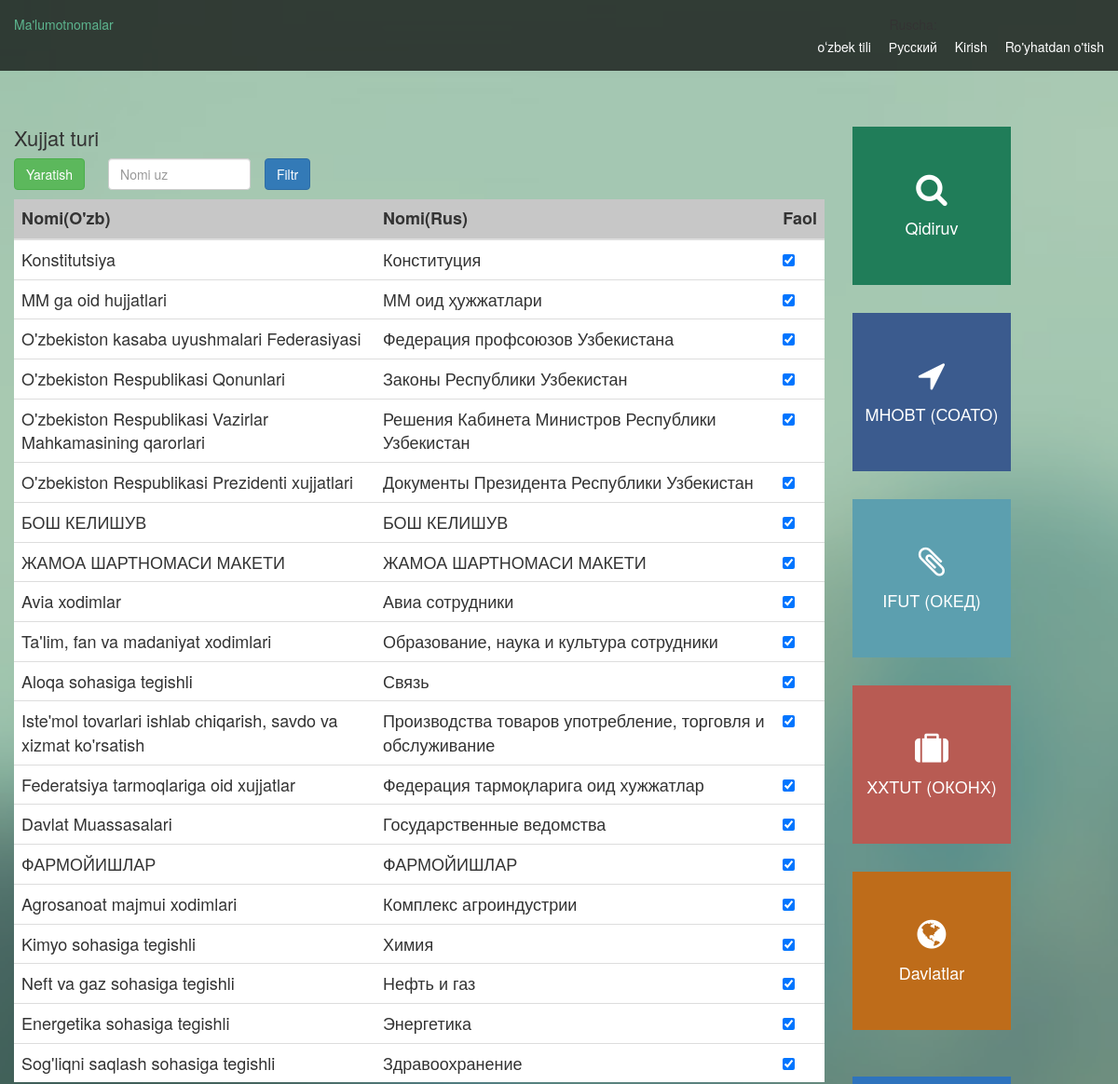
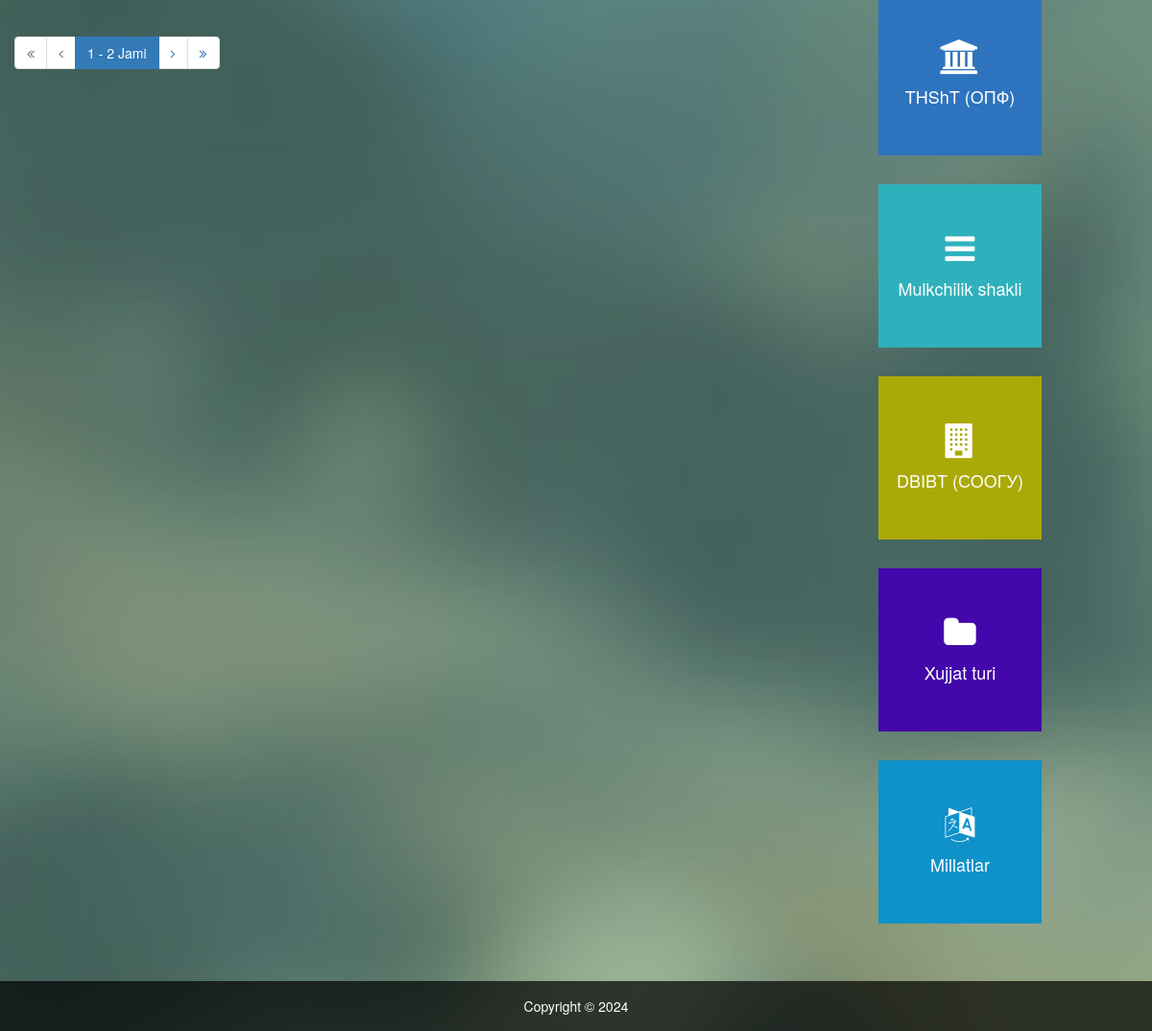
/uz/doctype/, run on the app's committed database (2 pictures, top to bottom).
### references_app/models.py (models this page shows, shortened)
class DOCTYPE(models.Model):
    version = models.IntegerField()
    keys = models.CharField(max_length=255)
    s_comment = models.TextField(null=True, blank=True)
    s_create = models.DateTimeField(null=True, blank=True)
    s_status = models.CharField(max_length=10)
    name_ru = models.CharField(max_length=255)
    name_uz = models.CharField(max_length=255)
    name_uzl = models.CharField(max_length=255)
    name_short_ru = models.CharField(max_length=255, null=True, blank=True)
    name_short_uz = models.CharField(max_length=255, null=True, blank=True)
    name_short_uzl = models.CharField(max_length=255, null=True, blank=True)
    parent_id = models.IntegerField(null=True, blank=True)
    s_user_id = models.IntegerField()

### references_app/views.py (the view)
# urls.py: path("doctype/", views.doctype, name="doctype"),
def doctype(request):
    records_list = DOCTYPE.objects.all()
    name_uzl_filter = request.GET.get('name_uzl')
    if name_uzl_filter:
        records_list = records_list.filter(name_uzl__icontains=name_uzl_filter)
    paginator = Paginator(records_list, 20)
    page_number = request.GET.get('page')
    page_obj = paginator.get_page(page_number)
    return render(request, 'doctype.html', {'page_obj': page_obj})

### templates/doctype.html (shortened to what this page needs)
{% extends "base.html" %} {% block main %}{% load i18n %}
<div>
  <h1 class="text">{% trans "doctype" %}</h1>
  <table class="table bg-white table-hover">
    <div style="display: flex; gap: 10px">
      <button type="button" class="btn btn-success">
        {% trans "create" %}
      </button>
      <div>
        <form class="row g-3" method="get">
          <div class="col-md-8">
            <input
              class="form-control"
              placeholder="Nomi uz"
              type="text"
              name="name_uzl"
              value="{{ request.GET.name_uzl }}"
            />
          </div>
          <button class="btn btn-primary" type="submit">
            {% trans "filtr" %}
          </button>
        </form>
      </div>
    </div>
    <thead class="bg-light">
      <tr>
        <th scope="col">{% trans "namination_uz" %}</th>
        <th scope="col">{% trans "namination_ru" %}</th>
        <th scope="col">{% trans "active" %}</th>
      </tr>
    </thead>
    <tbody class="table-group-divider">
      {% for record in page_obj %}
      <tr>
        <td>{{ record.name_uzl }}</td>
        <td>{{ record.name_ru }}</td>
        <td>
          <div class="form-check">
            <input
              class="form-check-input"
              type="checkbox"
              value=""
              id="flexCheckChecked"
              checked
            />
          </div>
        </td>
      </tr>
      {% endfor %}
    </tbody>
  </table>
  <nav aria-label="Page navigation example">
    <ul class="pagination justify-content-center">
      {% if page_obj.has_previous %}
      <li class="page-item">
        <a class="page-link" href="?page=1"
          ><i class="fa fa-angle-double-left" aria-hidden="true"></i
        ></a>
      </li>
      <li class="page-item">
        <a class="page-link" href="?page={{ page_obj.previous_page_number }}"
          ><i class="fa fa-angle-left" aria-hidden="true"></i
        ></a>
      </li>
      {% else %}
      <li class="page-item disabled">
        <a class="page-link" href="#"
          ><i class="fa fa-angle-double-left" aria-hidden="true"></i
        ></a>
      </li>
      <li class="page-item disabled">
        <a class="page-link" href="#"
          ><i class="fa fa-angle-left" aria-hidden="true"></i
        ></a>
      </li>
      {% endif %}
      <li class="page-item active">
        <span class="page-link">
          {{ page_obj.number }} - {{ page_obj.paginator.num_pages }} Jami
        </span>
      </li>
      {% if page_obj.has_next %}
      <li class="page-item">
        <a class="page-link" href="?page={{ page_obj.next_page_number }}"
          ><i class="fa fa-angle-right" aria-hidden="true"></i
        ></a>
      </li>
      <li class="page-item">
        <a class="page-link" href="?page={{ page_obj.paginator.num_pages }}"
          ><i class="fa fa-angle-double-right" aria-hidden="true"></i
        ></a>
      </li>
      {% endif %}
    </ul>
  </nav>
</div>
{% endblock main %}

### static/css/templatemo-style.css (style rules this page uses)
html, body, div, span, applet, object, iframe, h1, h2, h3, h4, h5, h6, p, blockquote, pre, a, abbr, acronym, address, big, cite, code, del, dfn, em, img, ins, kbd, q, s, samp, small, strike, strong, sub, sup, tt, var, b, u, i, center, dl, dt, dd, ol, ul, li, fieldset, form, label, legend, table, caption, tbody, tfoot, thead, tr, th, td, article, aside, canvas, details, embed, figure, figcaption, footer, header, hgroup, menu, nav, output, ruby, section, summary, time, mark, audio, video { margin: 0; padding: 0; border: 0; font-size: 100%; vertical-align: baseline; }
body { line-height: 1; }
ol, ul { list-style: none; }
table { border-collapse: collapse; border-spacing: 0; font-size: 18px; }
article, aside, details, figcaption, figure, footer, header, hgroup, nav, section { display: block; }
button, input, select, textarea { font-size: 100%; margin: 0; vertical-align: baseline; *vertical-align: middle; }
button, input { line-height: normal; *overflow: visible; }
button, input[type="button"], input[type="reset"], input[type="submit"] { cursor: pointer; -webkit-appearance: button; }
body { font-size: 14px; line-height: 24px; }
a { color: #5cb48e; -webkit-transition: all 150ms ease-in-out; -moz-transition: all 150ms ease-in-out; -ms-transition: all 150ms ease-in-out; -o-transition: all 150ms ease-in-out; transition: all 150ms ease-in-out; text-decoration: none !important; }
h1, h2, h3, h4, h5 { color: #333333; }
.text { font-size: 22px; margin-bottom: 10px; }
.btn-success { margin-bottom: 10px; }
.bg-light { background-color: #abababa8; }
.bg-white { background-color: #fff; }

### data on the page
DOCTYPE: name_uzl "Konstitutsiya", name_ru "Конституция"
DOCTYPE: name_uzl "MM ga oid hujjatlari", name_ru "ММ оид ҳужжатлари"
DOCTYPE: name_uzl "O'zbekiston kasaba uyushmalari Federasiyasi", name_ru "Федерация профсоюзов Узбекистана"
DOCTYPE: name_uzl "O'zbekiston Respublikasi Qonunlari", name_ru "Законы Республики Узбекистан"
DOCTYPE: name_uzl "O'zbekiston Respublikasi Vazirlar Mahkamasining qarorlari", name_ru "Решения Кабинета Министров Республики Узбекистан"
DOCTYPE: name_uzl "O'zbekiston Respublikasi Prezidenti xujjatlari", name_ru "Документы Президента Республики Узбекистан"
DOCTYPE: name_uzl "БОШ КЕЛИШУВ", name_ru "БОШ КЕЛИШУВ"
DOCTYPE: name_uzl "ЖАМОА ШАРТНОМАСИ МАКЕТИ", name_ru "ЖАМОА ШАРТНОМАСИ МАКЕТИ"
DOCTYPE: name_uzl "Avia xodimlar", name_ru "Авиа сотрудники"
DOCTYPE: name_uzl "Ta'lim, fan va madaniyat xodimlari", name_ru "Образование, наука и культура сотрудники"
DOCTYPE: name_uzl "Aloqa sohasiga tegishli", name_ru "Связь"
DOCTYPE: name_uzl "Iste'mol tovarlari ishlab chiqarish, savdo va xizmat ko'rsatish", name_ru "Производства товаров употребление, торговля и обслуживание"
DOCTYPE: name_uzl "Federatsiya tarmoqlariga oid xujjatlar", name_ru "Федерация тармоқларига оид хужжатлар"
DOCTYPE: name_uzl "Davlat Muassasalari", name_ru "Государственные ведомства"
DOCTYPE: name_uzl "ФАРМОЙИШЛАР", name_ru "ФАРМОЙИШЛАР"
DOCTYPE: name_uzl "Agrosanoat majmui xodimlari", name_ru "Комплекс агроиндустрии"
DOCTYPE: name_uzl "Kimyo sohasiga tegishli", name_ru "Химия"
DOCTYPE: name_uzl "Neft va gaz sohasiga tegishli", name_ru "Нефть и газ"
DOCTYPE: name_uzl "Energetika sohasiga tegishli", name_ru "Энергетика"
DOCTYPE: name_uzl "Sog'liqni saqlash sohasiga tegishli", name_ru "Здравоохранение"

### other printed values
{{ language.name_local }} "oʻzbek tili" "Русский"
{{ page_obj.number }} "1"
{{ page_obj.paginator.num_pages }} "2"
